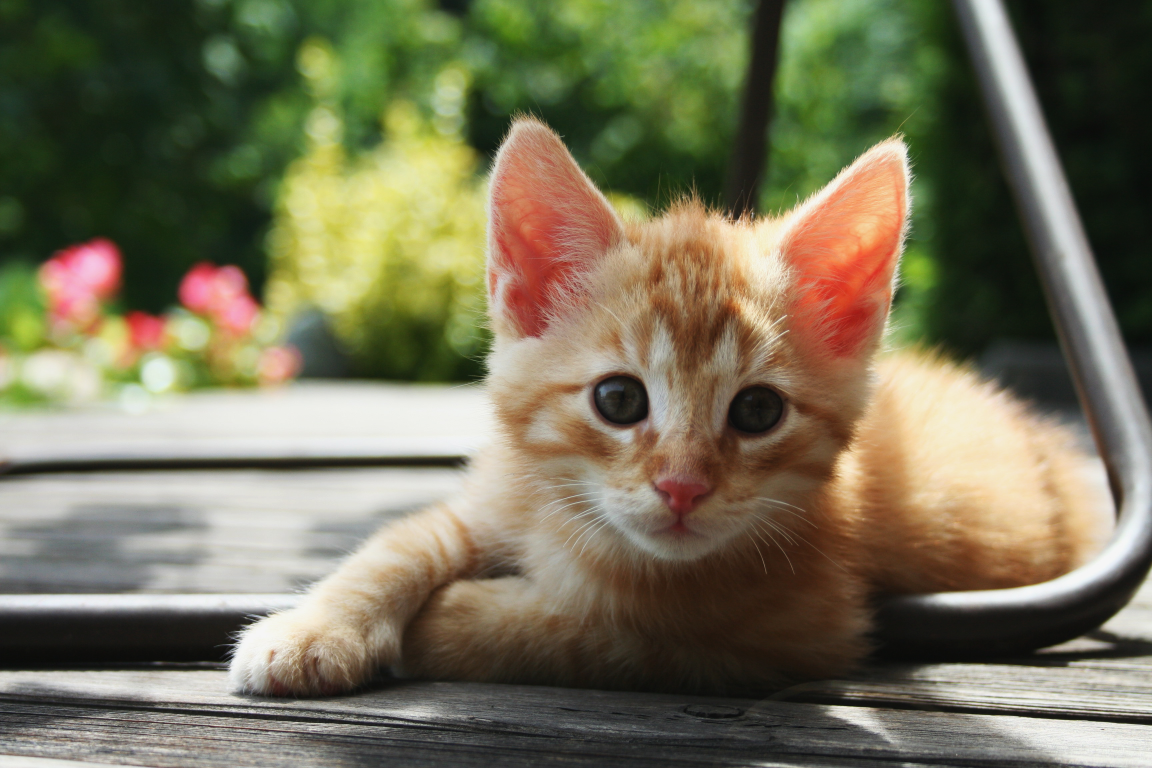
#> input picture OpenCV/Photos/cat3.jpg, 3456 x 2304 px (shown at 1/3 size)
$ python thresholding.py
#> lines starting #> are read from the running program, lines starting #| are printed output that depends on the picture; after the words box and inside, x2 and y2 are one past the last pixel; in counts of white or black regions, pixels touching at a corner belong together
import cv2 as cv
import numpy as np
import matplotlib.pyplot as plt
img = cv.imread('Photos/cat3.jpg')
#> img is the input picture: shape (2304, 3456, 3); mean B, G, R 88.5, 113.9, 118.3

img=cv.resize(img,(500,300),interpolation=cv.INTER_AREA)
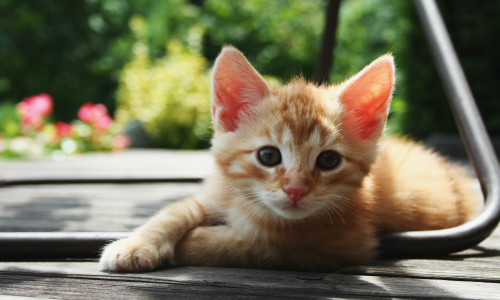
#> img: shape (300, 500, 3); mean B, G, R 88.5, 113.9, 118.3
cv.imshow('Cat',img)

gray=cv.cvtColor(img,cv.COLOR_BGR2GRAY)
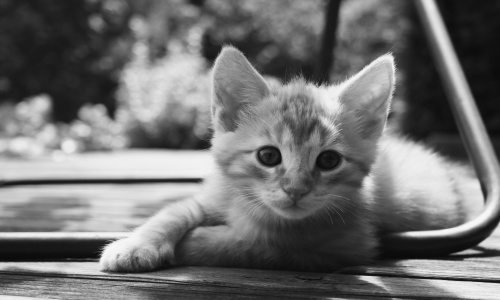
#> gray: shape (300, 500); min 11, max 246, mean 112.3
cv.imshow('Gray',gray)

_,thresh=cv.threshold(gray,150,255,cv.THRESH_BINARY)
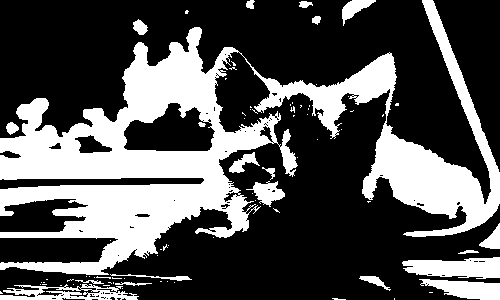
#> thresh: shape (300, 500); 32.7% white; 81 white regions (61 under 20 px), largest, box (x1, y1, x2, y2) and area: (0, 0, 500, 275) 42457, (402, 257, 500, 279) 1586, (0, 284, 139, 300) 1218
cv.imshow('Simple Threshold',thresh)

_,thresh_inv=cv.threshold(gray,150,255,cv.THRESH_BINARY_INV)
cv.imshow('Simple INVERSE Threshold',thresh_inv)


_,thresh_trunc=cv.threshold(gray,150,255,cv.THRESH_TRUNC)
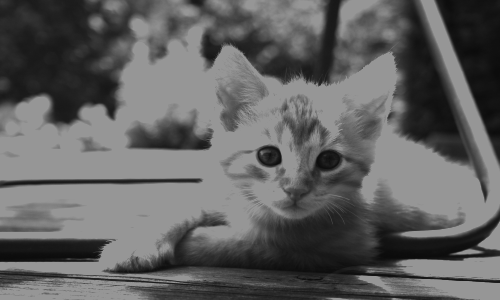
#> thresh_trunc: shape (300, 500); min 11, max 150, mean 97.1
cv.imshow('Truncated Threshold',thresh_trunc)


#Adaptive thresholding
adaptive_thresh=cv.adaptiveThreshold(gray,255,cv.ADAPTIVE_THRESH_MEAN_C,cv.THRESH_BINARY,11,3)
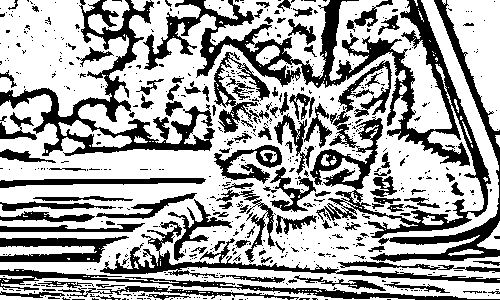
#> adaptive_thresh: shape (300, 500); 65.1% white; 614 black regions (502 under 20 px), largest, box (x1, y1, x2, y2) and area: (143, 0, 491, 238) 15317, (0, 0, 215, 156) 6235, (370, 0, 500, 262) 3324
cv.imshow('Adaptive Thresholding',adaptive_thresh)


cv.waitKey(0)

$ run again, with OpenCV/Photos/group.jpg copied over OpenCV/Photos/cat3.jpg
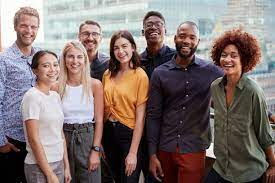
#> input picture OpenCV/Photos/group.jpg, 275 x 183 px
#> img is the input picture: shape (183, 275, 3); mean B, G, R 110, 112.6, 127.2
#> img: shape (300, 500, 3)
#> `_,thresh=cv.threshold(gray,150,255,cv.THRESH_BINARY)`:
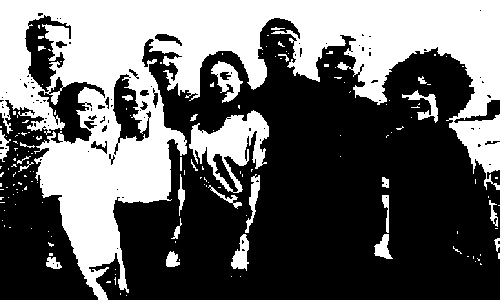
#> thresh: shape (300, 500); 39.6% white; 156 white regions (128 under 20 px), largest, box (x1, y1, x2, y2) and area: (0, 0, 500, 300) 52391, (189, 110, 269, 193) 2991, (211, 61, 243, 103) 617
#> `adaptive_thresh=cv.adaptiveThreshold(gray,255,cv.ADAPTIVE_THRESH_MEAN_..`:
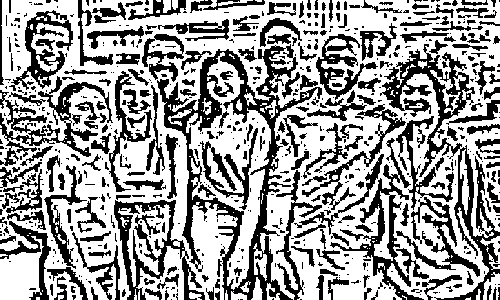
#> adaptive_thresh: shape (300, 500); 61.9% white; 646 black regions (424 under 20 px), largest, box (x1, y1, x2, y2) and area: (157, 44, 322, 300) 8331, (380, 44, 500, 300) 5303, (114, 200, 205, 300) 2669
